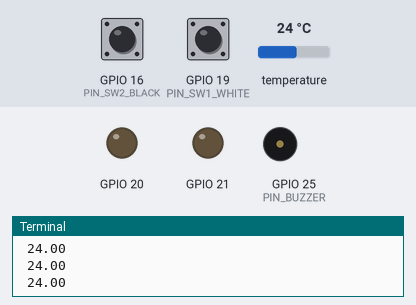
Bench run of a program on a simulated Raspberry Pi (BCM pin numbers). Shown: output pins drawn as LEDs (lit = HIGH), buzzer (waves = sounding, pin HIGH), the last lines printed to the terminal. Inputs (shaded band) come from the test bench; at power-on: temperature 24 °C, GPIO 16 (PIN_SW2_BLACK) LOW, GPIO 19 (PIN_SW1_WHITE) LOW.

Above: at 1.2 s.
1.3 s: temperature set to 33.2 °C
2.8 s: temperature set to 34.7 °C
At 3.9 s:
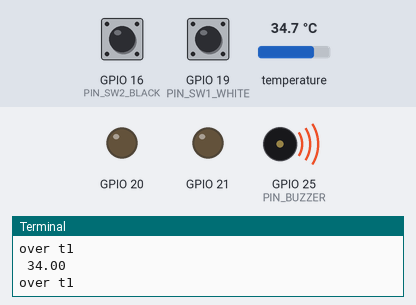
4.5 s: temperature set to 12 °C
At 5.1 s:
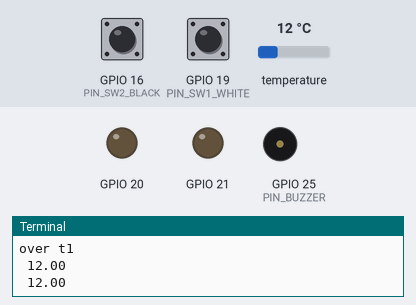
6.0 s: temperature set to 41 °C
At 6.4 s:
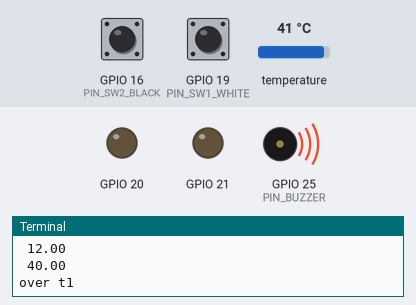
Timing chart, 0 to 8.5 s (numbered marks = the images above; inputs shaded):
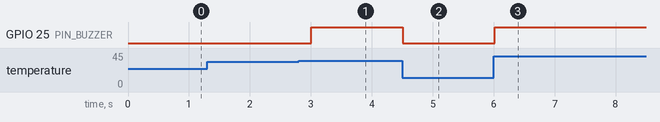

The program:

b5.py
```python
#!/usr/bin/env python3
# -*- coding:utf-8 -*-

import wiringpi as wp
PIN_SW1_WHITE = 19
PIN_SW2_BLACK = 16
PIN_LED1_RED = 20
PIN_LED2_YELLOW = 21
PIN_BUZZER = 25

from adt7410 import ADT7410 as THERMO
I2C_ADDR_THERMO = 0x48

if __name__ == '__main__':
    wp.wiringPiSetupGpio()
    wp.pinMode(20,1)
    wp.pinMode(21,1)
    wp.pinMode(25,1)
    thermo = THERMO(I2C_ADDR_THERMO)
    t1 = 32.0   # 閾値1
    print("threshold t1:{0:6.2f}".format(t1))
    while True:
        sw1 = wp.digitalRead(PIN_SW1_WHITE)
        sw2 = wp.digitalRead(PIN_SW2_BLACK)
        temp = thermo.read_temp() / 128.0
        print("{0:6.2f}".format(temp))
        if temp > t1:
            print("over t1")
            wp.digitalWrite(PIN_BUZZER, 1)
        else:
            wp.digitalWrite(PIN_BUZZER, 0)
        wp.delay(500)
```

adt7410.py
```python
#!/usr/bin/python
# -*- coding: utf-8 -*-

import wiringpi as wp
import time

I2C_ADDR_THERMO = 0x48

# 2の補数表現変換
# http://stackoverflow.com/questions/1604464/twos-complement-in-python
def twos_comp(val, bits):
    """compute the 2's compliment of int value val"""
    if (val & (1 << (bits - 1))) != 0: # if sign bit is set e.g., 8bit: 128-255
        val = val - (1 << bits)        # compute negative value
    return val                         # return positive value as is

class ADT7410:
    """
    ADT7410 thermometer control class
    """
    def __init__(self, i2c_addr = I2C_ADDR_THERMO):
        self.i2c = wp.I2C()
        self.fd = self.i2c.setup(i2c_addr)
        # 分解能を16ビットに設定
        self._write(0x003, 0x80)

    def _write(self, offset, data):
        self.i2c.writeReg8(self.fd, offset, data)

    def _read(self, offset):
        datum = self.i2c.readReg8(self.fd, offset)
        return datum

    def read_temp(self):
        msb = self._read(0x00)
        lsb = self._read(0x01)
        temp = (msb << 8 | lsb)  # MSB, LSB
        temp = twos_comp(temp, 16)
        return temp

if __name__ == '__main__':
    thermo = ADT7410(I2C_ADDR_THERMO)
    while True:
        temp = thermo.read_temp()
        print("Temperature:%6.2f" % (temp / 128.0))
        time.sleep(1)
```

Measured:
- the behaviour switches between 33.9 and 34 °C on temperature (found by bisection; images 0 and 1)
- after the input at 2.8 s, GPIO 25 (PIN_BUZZER): LOW → HIGH after 0.21 s
- after the input at 4.5 s, GPIO 25 (PIN_BUZZER): HIGH → LOW at once
- after the input at 6.0 s, GPIO 25 (PIN_BUZZER): LOW → HIGH at once
